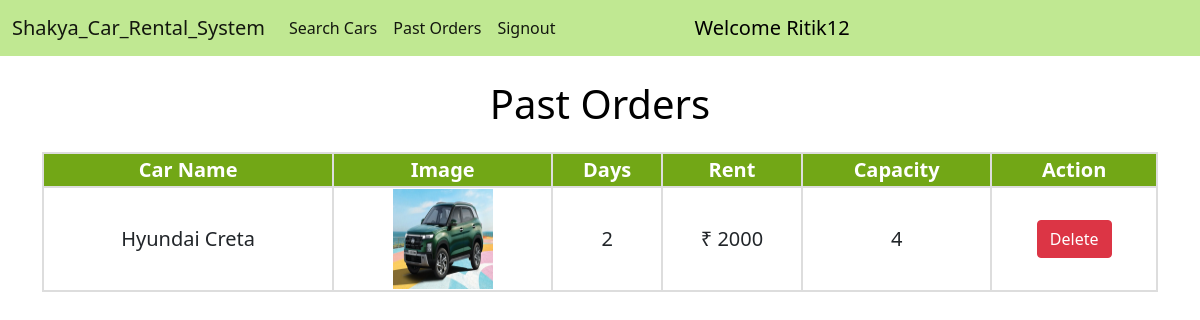
/past_orders/ (signed in), run on the app's committed database.
### home/models.py (models this page shows, shortened)
class Car(models.Model):
    name = models.CharField(max_length=50)
    image = models.ImageField(upload_to="")
    car_dealer = models.ForeignKey(CarDealer, on_delete=models.PROTECT)
    capacity = models.CharField(max_length=2)
    location = models.ForeignKey(Location, on_delete=models.SET_NULL, null=True)
    is_available = models.BooleanField(default=True)
    rent = models.CharField(max_length=10, blank=True)

class Order(models.Model):
    user = models.ForeignKey(User, on_delete=models.CASCADE)
    car_dealer = models.ForeignKey(CarDealer, on_delete=models.CASCADE)
    car = models.ForeignKey(Car, on_delete=models.CASCADE)
    rent = models.CharField(max_length=10)
    days = models.CharField(max_length=3)
    is_complete = models.BooleanField(default=False)

### home/views.py (the view)
# urls.py: path("past_orders/", views.past_orders, name="past_orders"),
def past_orders(request):
    all_orders = []
    user = User.objects.get(username=request.user)
    try:
        orders = Order.objects.filter(user=user)
    except:
        orders = None
    if orders is not None:
        for order in orders:
            if order.is_complete == False:
                order_dictionary = {'id':order.id, 'rent':order.rent, 'car':order.car, 'days':order.days, 'car_dealer':order.car_dealer}
                all_orders.append(order_dictionary)
    return render(request, "past_orders.html", {'all_orders':all_orders})

### home/templates/past_orders.html (shortened to what this page needs)
{% extends 'customer_navbar.html' %}
{% block body %}
<div class="container">
    {% if all_orders %}
    <h1 class="mt-4">Past Orders</h1>
    <div class="users-table mt-4">
    <table>
        <tbody>
            <tr>
                <th>Car Name</th>
                <th>Image</th>
                <th>Days</th>
                <th>Rent</th>
                <th>Capacity</th>
                <th>Action</th>
            </tr>
            {% for order in all_orders %}
            <tr>
                <td>{{order.car.name}}</td>
                <td><img src="{{order.car.image.url}}" alt="" width="100px" height="100px"></td>
                <td>{{order.days}}</td>
                <td>₹ {{order.rent}}</td>
                <td>{{order.car.capacity}}</td>
                <td><a href="/delete_order/{{order.id}}/" class="btn btn-danger" onclick="return confirm('Are you sure you want to delete {{car.name}}?')">Delete</a></td>
            </tr>
            {% endfor %}
        </tbody>
    </table>
    {% else %}
    <br>
    <h2>No Past Orders</h2>
    {% endif %}
</div>
{% endblock %}

### home/templates/customer_navbar.html (shortened to what this page needs)
<!doctype html>
<html lang="en">
  <head>
    <link href="https://cdn.jsdelivr.net/npm/bootstrap@5.1.0/dist/css/bootstrap.min.css" rel="stylesheet">
  </head>
  <body>
    <nav class="navbar navbar-expand-lg navbar-light sticky-top">
        <div class="container-fluid">
          <a class="navbar-brand" href="/">Shakya_Car_Rental_System</a>
          <div class="collapse navbar-collapse" id="navbarSupportedContent">
            <ul class="navbar-nav me-5">
              <li class="nav-item">
                <a class="nav-link active" aria-current="page" href="/customer_homepage/">Search Cars</a>
              </li>
              <li class="nav-item">
                <a class="nav-link active" aria-current="page" href="/past_orders/">Past Orders</a>
              </li>
              <li class="nav-item">
                <a class="nav-link active" aria-current="page" href="/signout/">Signout</a>
              </li>
            </ul>
            <a href="#" style="text-decoration: none; color: black; font-size: 20px;">&nbsp;&nbsp;&nbsp;&nbsp;&nbsp;&nbsp;&nbsp;&nbsp;&nbsp;&nbsp;&nbsp;&nbsp;&nbsp;&nbsp;&nbsp;
              Welcome {{request.user}}</a>
          </div>
        </div>
      </nav>
      {% block body %}
      {% endblock %}
  </body>
</html>

### home/templates/customer_navbar.html (style rules this page uses)
.navbar { background-color: #71cc0971; }

### home/templates/past_orders.html (style rules this page uses)
h1 { text-align: center; color: black; }
table { border-collapse: collapse; width: 100%; text-align: center; font-size: 20px; }
th { background-color: #72a716; color: white; }
th, td { border: 2px solid #ddd; }

### data on the page
Car: car.name "Hyundai Creta", car.image (picture), days "2", rent "2000", car.capacity "4"

### other printed values
{{ request.user }} "Ritik12"
